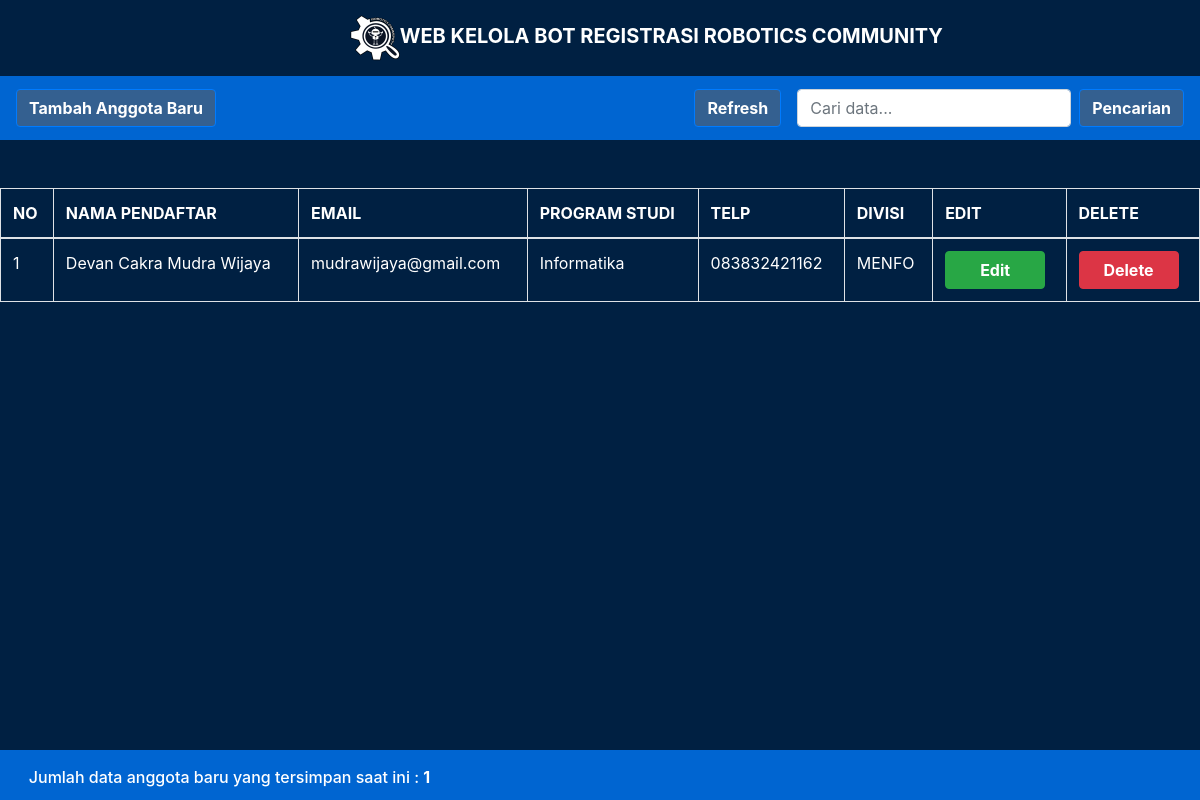
Before: / with the older database file.
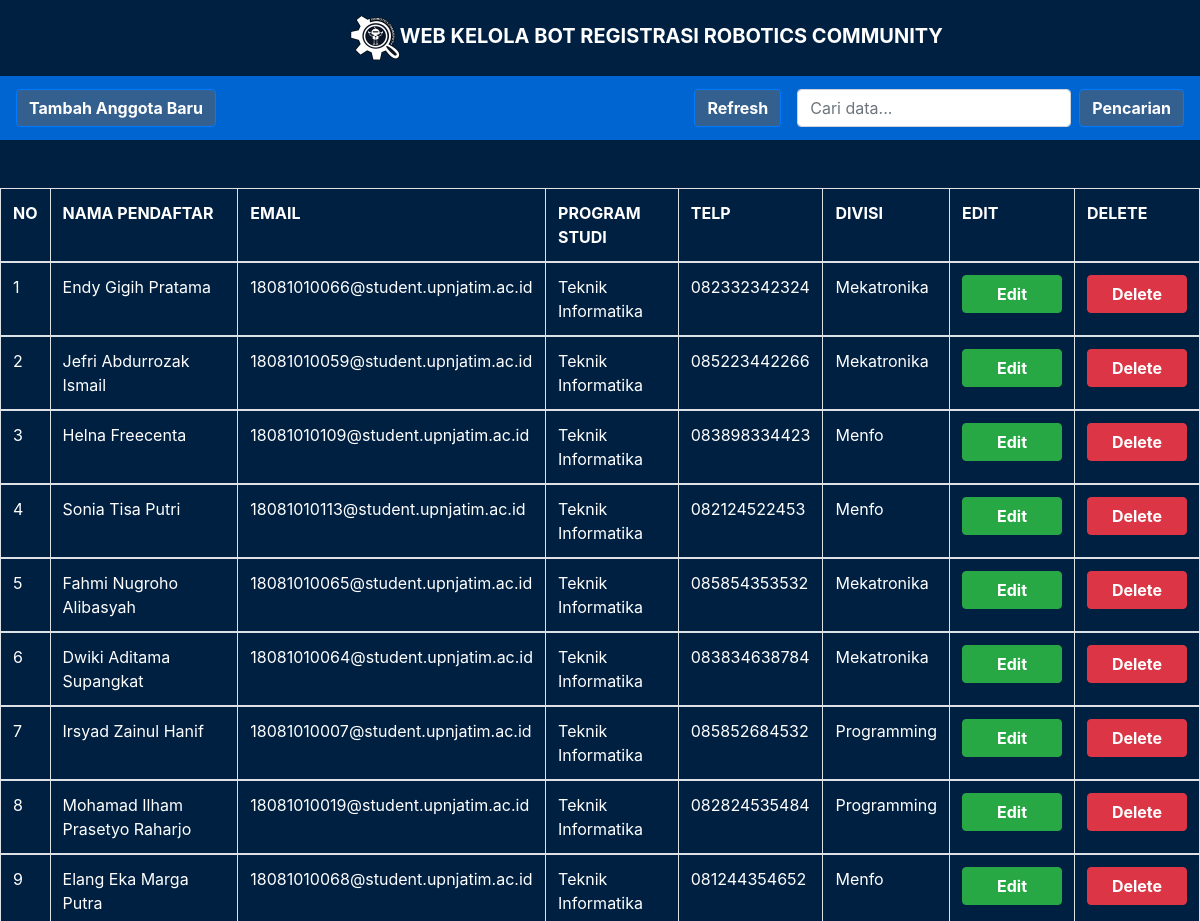
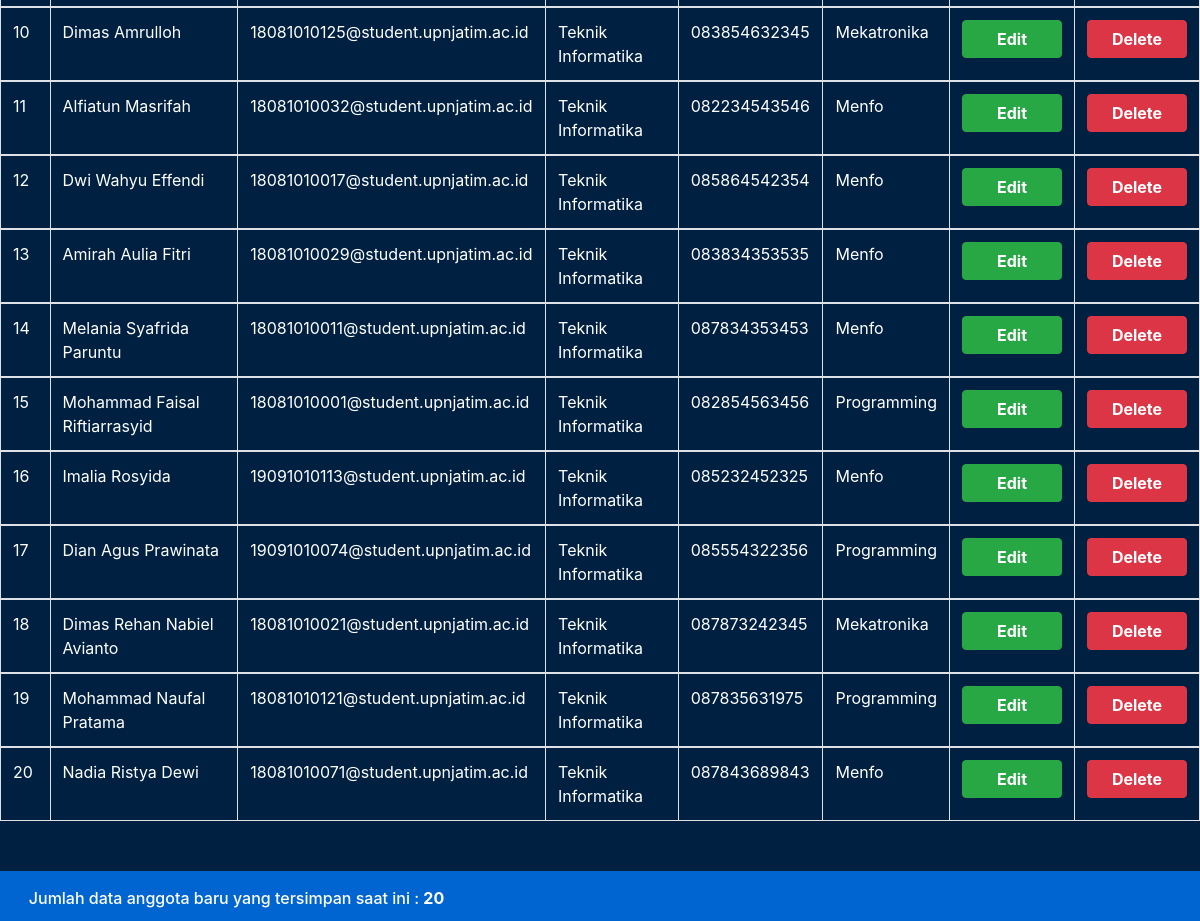
After: the same page with the newer database file (2 pictures, top to bottom).
### tables this page shows
CREATE TABLE `registrasi` (
  `id` int(11) NOT NULL,
  `nama` varchar(50) NOT NULL,
  `email` varchar(50) NOT NULL,
  `pstudi` varchar(50) NOT NULL,
  `telp` varchar(15) NOT NULL,
  `divisi` varchar(50) NOT NULL
);

### cruds/read.php (called while the page is built)
<?php
include 'config/config.php';
$query = mysqli_query($conn,"SELECT * FROM registrasi");
?>

### cruds/search.php (called while the page is built)
<?php
include 'config/config.php';
$inputsrdata = @$_POST['inputsrdata'];
$searchdata = @$_POST['searchdata'];
if($searchdata){
	if($inputsrdata != ""){
		$query = mysqli_query($conn,"SELECT * FROM registrasi WHERE nama like '%$inputsrdata%' OR email like '%$inputsrdata%' OR pstudi like '%$inputsrdata%' OR telp like '%$inputsrdata%' OR divisi like '%$inputsrdata%'") OR die(mysql_error());
	}else{
		$query = mysqli_query($conn,"SELECT * FROM registrasi") OR die(mysql_error());
	}
}else{
	$query = mysqli_query($conn,"SELECT * FROM registrasi") OR die(mysql_error());
}

### cruds/countdata.php (called while the page is built)
<?php include 'config/config.php';
$jumlah = mysqli_num_rows(mysqli_query($conn,"SELECT * FROM registrasi"));
?>

### index.php (the view, shortened to what this page needs)
<!DOCTYPE html>
<html>
<head lang="en">
    <link rel="stylesheet" href="https://maxcdn.bootstrapcdn.com/bootstrap/4.0.0/css/bootstrap.min.css">
    <link rel="stylesheet" href="https://cdn.datatables.net/1.10.22/css/dataTables.bootstrap4.min.css">
    <link rel="stylesheet" href="https://maxcdn.bootstrapcdn.com/bootstrap/4.3.1/css/bootstrap.min.css">
    <link rel="stylesheet" href="https://maxcdn.bootstrapcdn.com/bootstrap/4.0.0/css/bootstrap.min.css">
    <link rel="stylesheet" href="assets/css/style.css">
</head>
<body>
 <nav class="navbar navbar-expand-md navbar-light">
    <div class="container">
        <div class="navbar-header">
            <a class="navbar-brand" style="font-weight:bold;color:white;"><img src="assets/img/logo_robotics.png">WEB KELOLA BOT REGISTRASI ROBOTICS COMMUNITY</a>
        </div>
        </div>
</nav>
    <nav class="content-header navbar justify-content-between">
        <a class="navbar-brand">
            <button type="button" class="btn-header btn btn-primary" data-toggle="modal" data-target="#addmhs">Tambah Anggota Baru</button>
        </a>
        <form class="form-inline" action="" method="POST">
            <a class="navbar-brand" href="index.php">
                <button type="button" class="btn-header btn btn-primary">Refresh</button>
            </a>
            <input class="form-control mr-sm-2" type="text" name="inputsrdata" placeholder="Cari data..." aria-label="Search" required>
            <input class="btn-header btn btn-primary" type="submit" value="Pencarian" name="searchdata" id="searchdata"/>
        </form>
    </nav><br>
    <?php include 'cruds/read.php';
        while ($row = mysqli_fetch_array($query)) {
    ?>
    <table id="datatableid" class="table table-bordered">
        <tr>
            <th scope="col">NO</th>
            <th scope="col">NAMA PENDAFTAR</th>
            <th scope="col">EMAIL</th>
            <th scope="col">PROGRAM STUDI</th>
            <th scope="col">TELP</th>
            <th scope="col">DIVISI</th>
            <th scope="col">EDIT</th>
            <th scope="col">DELETE</th>
        </tr>
    <tbody>
        <?php include 'cruds/search.php';
            $cek = mysqli_num_rows($query);
            if($cek < 1){
        ?>
                <tr>
                    <td colspan="8" align="center" style="padding:10px;">Data tidak ditemukan..</td>
                </tr>
            <?php
            }else{
                while($row = mysqli_fetch_array($query)) {
            ?>
                <tr>
                    <td> <?php echo $row['id']; ?> </td>
                    <td> <?php echo $row['nama']; ?> </td>
                    <td> <?php echo $row['email']; ?> </td>
                    <td> <?php echo $row['pstudi']; ?> </td>
                    <td> <?php echo $row['telp']; ?> </td>
                    <td> <?php echo $row['divisi']; ?> </td>
                    <td>
                        <button type="button" class="btn-ed btn btn-success editbtn" data-toggle="modal" data-target="#editmhs">Edit</button>
                    </td>
                    <td>
                        <button type="button" class="btn-del btn btn-danger delbtn" data-toggle="modal" data-target="#deletemhs">Delete</button>
                    </td>
                </tr>
    </tbody>
    <?php
        }
      }
    }
    ?>
    <br>
    </table>
    <nav class="content-footer navbar justify-content-between">
        <div class="info">
            <h6>&nbsp;&nbsp;
                <?php include 'cruds/countdata.php';
                    echo "Jumlah data anggota baru yang tersimpan saat ini : <b>".$jumlah."</b>";
                ?>
            </h6>
        </div>
    </nav>
    </body>
</html>

### assets/css/style.css (style rules this page uses)
.navbar { background-color: #002042; }
.navbar-header a { margin-left:50%; }
body { background-color: #002042; margin-bottom:100px; }
.info { margin-top:10px; float:left; color:white; }
.btn-header { background-color:#346090; font-weight:bold; }
.btn-ed, .btn-del { width:100px; font-weight:bold; }
tr { color:white; }
td { color:white; }
.content-header { background-color: #0065d1; }
.content-footer { height:50px; line-height:50px; position:fixed; bottom:0px; width:100%; background-color: #0065d1; }
img { height:50px; width:50px; }

Changed rows visible on the page:
changed registrasi id 1: nama "Devan Cakra Mudra Wijaya" → "Endy Gigih Pratama"; email "mudrawijaya@gmail.com" → "18081010066@student.upnjatim.ac.id"; pstudi "Informatika" → "Teknik Informatika"; telp "083832421162" → "082332342324"; divisi "MENFO" → "Mekatronika"
added registrasi: id "2", nama "Jefri Abdurrozak Ismail", email "18081010059@student.upnjatim.ac.id", pstudi "Teknik Informatika", telp "085223442266", divisi "Mekatronika"
added registrasi: id "3", nama "Helna Freecenta", email "18081010109@student.upnjatim.ac.id", pstudi "Teknik Informatika", telp "083898334423", divisi "Menfo"
added registrasi: id "4", nama "Sonia Tisa Putri", email "18081010113@student.upnjatim.ac.id", pstudi "Teknik Informatika", telp "082124522453", divisi "Menfo"
added registrasi: id "5", nama "Fahmi Nugroho Alibasyah", email "18081010065@student.upnjatim.ac.id", pstudi "Teknik Informatika", telp "085854353532", divisi "Mekatronika"
added registrasi: id "6", nama "Dwiki Aditama Supangkat", email "18081010064@student.upnjatim.ac.id", pstudi "Teknik Informatika", telp "083834638784", divisi "Mekatronika"
added registrasi: id "7", nama "Irsyad Zainul Hanif", email "18081010007@student.upnjatim.ac.id", pstudi "Teknik Informatika", telp "085852684532", divisi "Programming"
added registrasi: id "8", nama "Mohamad Ilham Prasetyo Raharjo", email "18081010019@student.upnjatim.ac.id", pstudi "Teknik Informatika", telp "082824535484", divisi "Programming"
added registrasi: id "9", nama "Elang Eka Marga Putra", email "18081010068@student.upnjatim.ac.id", pstudi "Teknik Informatika", telp "081244354652", divisi "Menfo"
added registrasi: id "10", nama "Dimas Amrulloh", email "18081010125@student.upnjatim.ac.id", pstudi "Teknik Informatika", telp "083854632345", divisi "Mekatronika"
added registrasi: id "11", nama "Alfiatun Masrifah", email "18081010032@student.upnjatim.ac.id", pstudi "Teknik Informatika", telp "082234543546", divisi "Menfo"
added registrasi: id "12", nama "Dwi Wahyu Effendi", email "18081010017@student.upnjatim.ac.id", pstudi "Teknik Informatika", telp "085864542354", divisi "Menfo"
added registrasi: id "13", nama "Amirah Aulia Fitri", email "18081010029@student.upnjatim.ac.id", pstudi "Teknik Informatika", telp "083834353535", divisi "Menfo"
added registrasi: id "14", nama "Melania Syafrida Paruntu", email "18081010011@student.upnjatim.ac.id", pstudi "Teknik Informatika", telp "087834353453", divisi "Menfo"
added registrasi: id "15", nama "Mohammad Faisal Riftiarrasyid", email "18081010001@student.upnjatim.ac.id", pstudi "Teknik Informatika", telp "082854563456", divisi "Programming"
added registrasi: id "16", nama "Imalia Rosyida", email "19091010113@student.upnjatim.ac.id", pstudi "Teknik Informatika", telp "085232452325", divisi "Menfo"
added registrasi: id "17", nama "Dian Agus Prawinata", email "19091010074@student.upnjatim.ac.id", pstudi "Teknik Informatika", telp "085554322356", divisi "Programming"
added registrasi: id "18", nama "Dimas Rehan Nabiel Avianto", email "18081010021@student.upnjatim.ac.id", pstudi "Teknik Informatika", telp "087873242345", divisi "Mekatronika"
added registrasi: id "19", nama "Mohammad Naufal Pratama", email "18081010121@student.upnjatim.ac.id", pstudi "Teknik Informatika", telp "087835631975", divisi "Programming"
added registrasi: id "20", nama "Nadia Ristya Dewi", email "18081010071@student.upnjatim.ac.id", pstudi "Teknik Informatika", telp "087843689843", divisi "Menfo"
Other visible differences:
$jumlah: "1" → "20"
